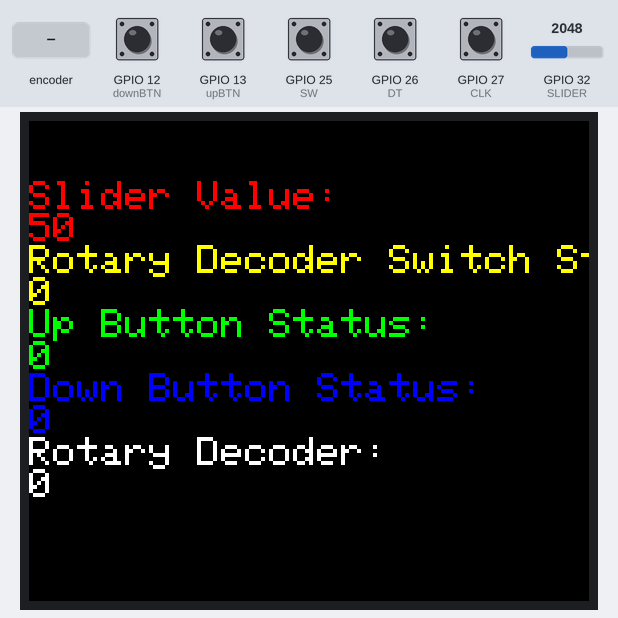
Simulated run of this sketch. Board: ESP32. Shown: 280×240 colour display. Inputs (shaded band) come from the test bench; at power-on: GPIO 25 (SW), GPIO 26 (DT), GPIO 27 (CLK) HIGH, GPIO 12 (downBTN), GPIO 13 (upBTN) LOW, GPIO 32 (SLIDER) = 2048. What the sketch prints to the serial monitor is not drawn.

Above: at 1.4 s.
1.5 s: rotary encoder on GPIO 27 (CLK) / GPIO 26 (DT) turned 3 steps (first pin leading)
At 1.87 s:
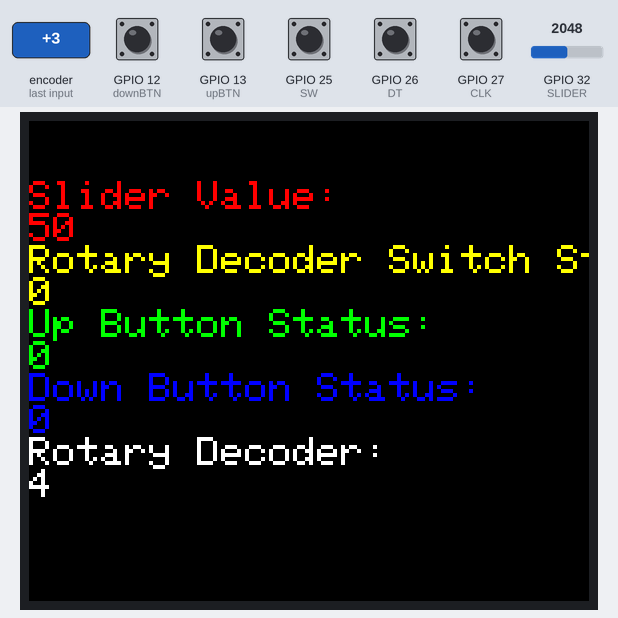
3.6 s: GPIO 32 (SLIDER) set to 2866
At 4.2 s:
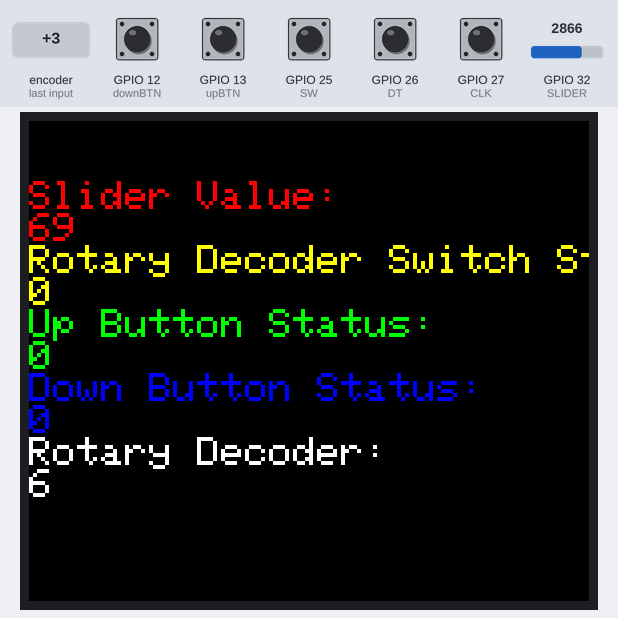
5.1 s: GPIO 12 (downBTN) pulled HIGH for 0.15 s
At 5.35 s:
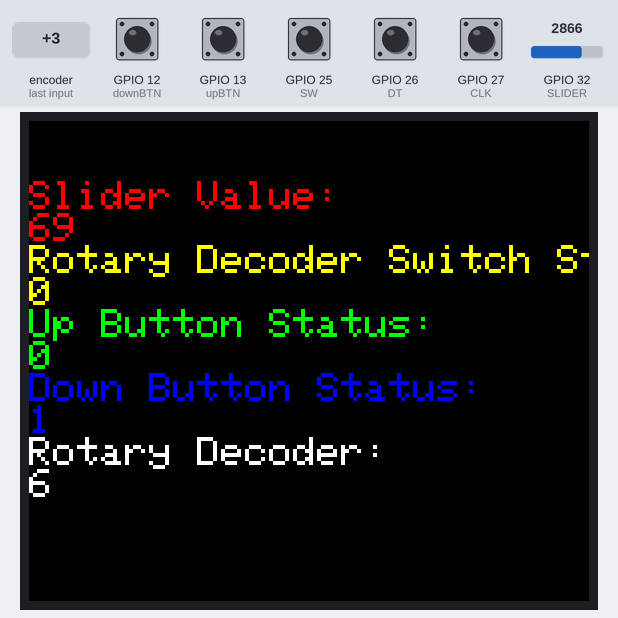
6.9 s: GPIO 13 (upBTN) pulled HIGH for 0.15 s
At 7.1 s:
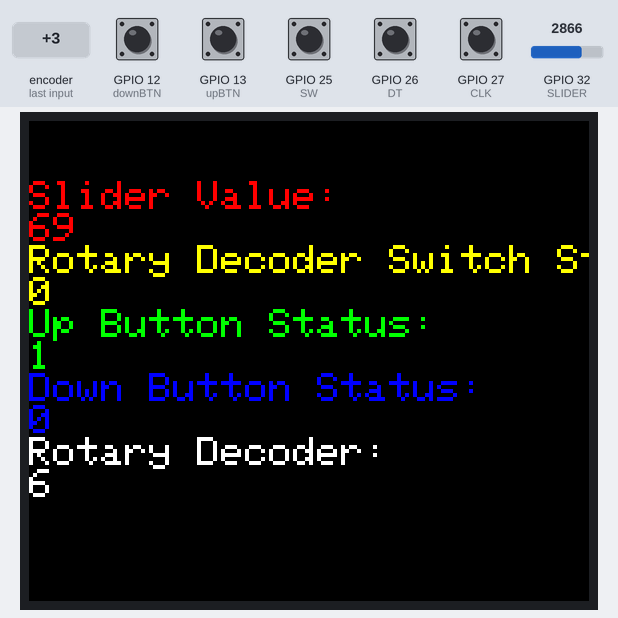
8.6 s: GPIO 25 (SW) pulled LOW for 0.15 s
At 8.86 s:
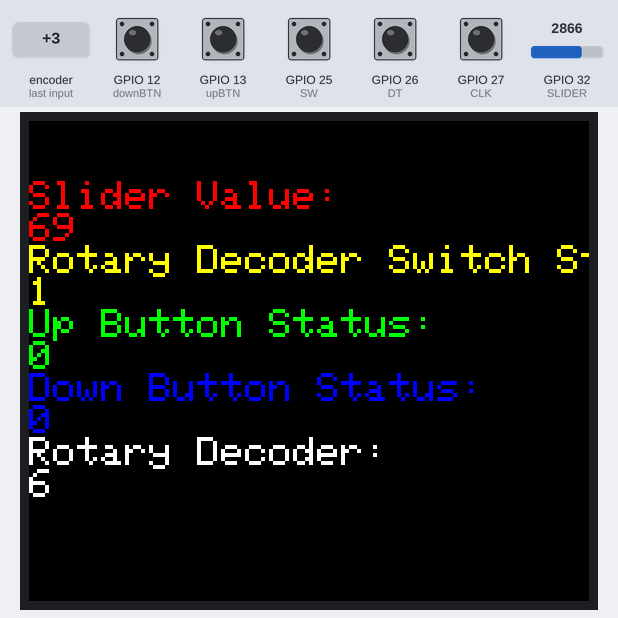
10.4 s: GPIO 32 (SLIDER) set to 3603
At 11.1 s:
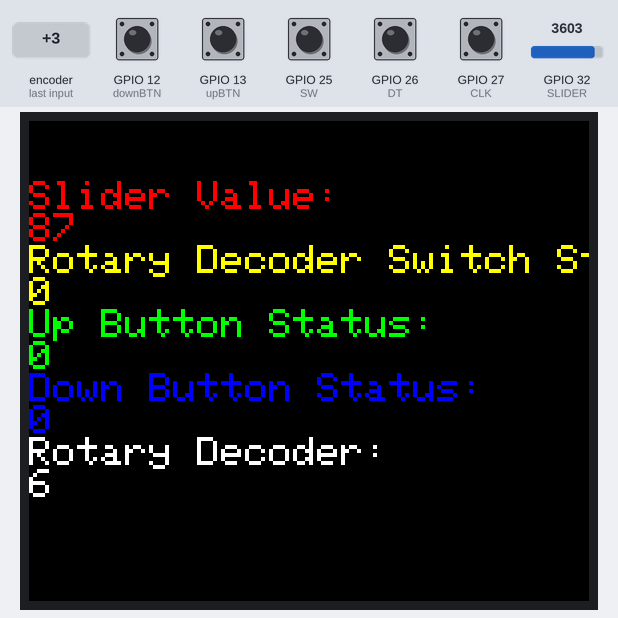
Timing chart, 0 to 13.0 s (numbered marks = the images above; inputs shaded):
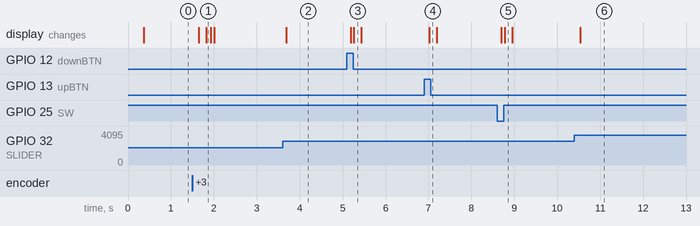

The sketch:

ArduinoCode.ino
```cpp
#include <Arduino.h>
#include <Adafruit_GFX.h>    // Core graphics library
#include <Adafruit_I2CDevice.h>
#include <Adafruit_ST7789.h> // Hardware-specific library for ST7789
#include <SPI.h>             // Arduino SPI library

#define CLK 27
#define DT 26
#define SW 25
#define upBTN 13
#define downBTN 12
#define SLIDER 32

#define TFT_MOSI 23  // SDA Pin on ESP32
#define TFT_SCLK 18  // SCL Pin on ESP32
#define TFT_CS   15  // Chip select control pin
#define TFT_DC    2  // Data Command control pin
#define TFT_RST   4  // Reset pin (could connect to RST pin)

// Initialize Adafruit ST7789 TFT library
Adafruit_ST7789 tft = Adafruit_ST7789(TFT_CS, TFT_DC, TFT_RST);

float p = 3.1415926;

volatile int16_t position = 0;
volatile int16_t lastCLKState;
volatile bool positionChanged = false;

int lastSLIDER = -1;
bool lastSW = HIGH;
bool lastUpBTN = LOW;
bool lastDownBTN = LOW;
int lastMappedSlider = -1;

void tftPrintTest() {

}


void IRAM_ATTR handleEncoder() {
  int16_t currentCLKState = digitalRead(CLK);
  if (currentCLKState != lastCLKState) {
    if (digitalRead(DT) != currentCLKState) {
      position++;
    } else {
      position--;
    }
    positionChanged = true;
  }
  lastCLKState = currentCLKState;
}

void printSerial(int mappedSlider, bool currentSW, bool currentUpBTN, bool currentDownBTN, int position) {
  Serial.print(mappedSlider);
  Serial.print(",");
  Serial.print(currentSW);
  Serial.print(",");
  Serial.print(currentUpBTN);
  Serial.print(",");
  Serial.print(currentDownBTN);
  Serial.print(",");
  Serial.println(position);

  tft.setTextWrap(false);
  tft.fillScreen(ST77XX_BLACK);
  tft.setCursor(0, 30);
  tft.setTextColor(ST77XX_RED);
  tft.setTextSize(2);
  tft.println("Slider Value:");
  tft.println(mappedSlider);
  tft.setTextColor(ST77XX_YELLOW);
  tft.setTextSize(2);
  tft.println("Rotary Decoder Switch Status:");
  tft.println(currentSW);
  tft.setTextColor(ST77XX_GREEN);
  tft.setTextSize(2);
  tft.println("Up Button Status:");
  tft.println(currentUpBTN);
  tft.setTextColor(ST77XX_BLUE);
  tft.setTextSize(2);
  tft.println("Down Button Status:");
  tft.println(currentDownBTN);
  tft.setTextColor(ST77XX_WHITE);
  tft.setTextSize(2);
  tft.println("Rotary Decoder: ");
  tft.println(position);
}

void setup() {
  Serial.begin(115200);
  pinMode(CLK, INPUT);
  pinMode(DT, INPUT);
  pinMode(SW, INPUT_PULLUP); // Set the switch pin as input with pull-up
  pinMode(upBTN, INPUT);
  pinMode(downBTN, INPUT);
  pinMode(SLIDER, INPUT);
  lastCLKState = digitalRead(CLK);
  attachInterrupt(digitalPinToInterrupt(CLK), handleEncoder, CHANGE);

  tft.init(240, 280, SPI_MODE2);    // Init ST7789 display 135x240 pixel
  tft.setRotation(3);
  tft.fillScreen(ST77XX_BLACK);
  tft.invertDisplay(true);
}

void loop() {
  bool currentSW = digitalRead(SW) == LOW;
  bool currentUpBTN = digitalRead(upBTN) == HIGH;
  bool currentDownBTN = digitalRead(downBTN) == HIGH;
  int currentSLIDER = analogRead(SLIDER);
  int mappedSlider = map(currentSLIDER, 0, 4095, 0, 100.0);

  // Print if the position has changed
  if (positionChanged) {
    printSerial(mappedSlider, currentSW, currentUpBTN, currentDownBTN, position);
    positionChanged = false;
  }

  // Print if the slider value has changed
  if (mappedSlider != lastSLIDER) {
    if (abs(mappedSlider - lastSLIDER) >= 2){
      printSerial(mappedSlider, currentSW, currentUpBTN, currentDownBTN, position);
      lastSLIDER = mappedSlider;
    }
  }

  // Print if the switch state has changed
  if (currentSW != lastSW) {
    printSerial(mappedSlider, currentSW, currentUpBTN, currentDownBTN, position);
    lastSW = currentSW;
  }

  // Print if the up button state has changed
  if (currentUpBTN != lastUpBTN) {
    printSerial(mappedSlider, currentSW, currentUpBTN, currentDownBTN, position);
    lastUpBTN = currentUpBTN;
  }

  // Print if the down button state has changed
  if (currentDownBTN != lastDownBTN) {
    printSerial(mappedSlider, currentSW, currentUpBTN, currentDownBTN, position);
    lastDownBTN = currentDownBTN;
  }

  delay(100); // Debounce delay
}
```

Measured:
- after the input at 1.5 s, the display: first changes after 0.15 s (image 1 shows a later state)
- after the input at 3.6 s, the display: changes after 0.08 s (image 2)
- after the input at 5.1 s, the display: first changes after 0.09 s (image 3 shows a later state)
- after the input at 6.9 s, the display: changes after 0.12 s (image 4)
- after the input at 8.6 s, the display: first changes after 0.10 s (image 5 shows a later state)
- after the input at 10.4 s, the display: changes after 0.13 s (image 6)
